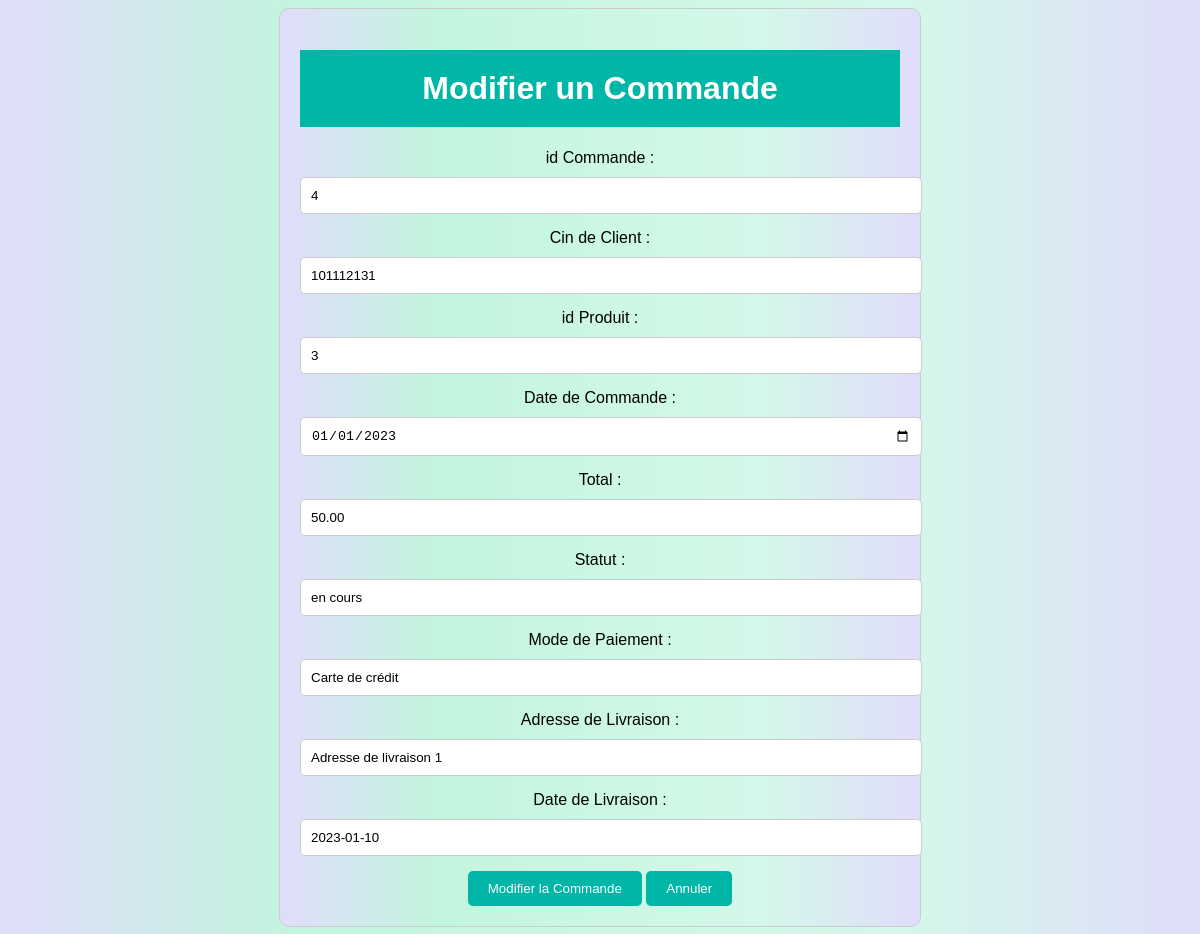
Page /GestionCommande/ModifierCmd.php?idCommande=4 on the committed database.
### tables this page shows
CREATE TABLE IF NOT EXISTS `commande` (
  `idCommande` int(11) NOT NULL auto_increment,
  `CinCli` int(11) default NULL,
  `nomCli` varchar(20) NOT NULL default '',
  `nomProd` varchar(20) NOT NULL default '',
  `idProd` int(11) default NULL,
  `dateCommande` date default NULL,
  `total` decimal(10,2) default NULL,
  `statut` varchar(50) default NULL,
  `modePaiement` varchar(50) default NULL,
  `adresseLivraison` varchar(255) default NULL,
  `dateLivraison` date default NULL,
  PRIMARY KEY  (`idCommande`),
  KEY `CinCli` (`CinCli`),
  KEY `idProd` (`idProd`)
);

### database/config.php (called while the page is built, shortened)
<?php
abstract class Connexion {
function __construct()
{
$this->pdo =new PDO('mysql:host=localhost;dbname=pharmacie','root','');
}
}
?>

### controllers/CommandeController.php (called while the page is built, shortened)
<?php
include_once('../database/config.php');
class CommandeController extends Connexion
{
    function getCommande($id)
    {
        $query = "SELECT * FROM commande WHERE idCommande = ?";
        $res = $this->pdo->prepare($query);
        try {
            $res->execute(array($id));
            $array = $res->fetch();
            return $array;
        } catch (PDOException $e) {
            echo "Erreur lors de la récupération de la commande: " . $e->getMessage();
            return null;
        }
    }
}
?>

### GestionCommande/ModifierCmd.php (the view, shortened to what this page needs)
<?php
require_once('../controllers/CommandeController.php');
$clientCtr=new CommandeController();
$res = $clientCtr->getCommande($_GET['idCommande']);
?>
<!DOCTYPE html>
<html>
<head>
</head>
<body>
    <div class="container">
        <h1>Modifier un Commande</h1>
        <form action="Modifier.php" method="post">
            <label for="cin">id Commande :</label>
            <input type="number" id="cin" name="idCommande"  value="<?php echo$res['idCommande']?>">
            <label for="nom">Cin de Client :</label>
            <input type="text" id="nom" name="CinCli"  value="<?php echo$res['CinCli']?>">
            <label for="prenom">id Produit :</label>
            <input type="text" id="prenom" name="idProd"  value="<?php echo$res['idProd']?>">
            <label for="date_naissance">Date de Commande :</label>
            <input type="date" id="date_naissance" name="dateCommande"  value="<?php echo$res['dateCommande']?>">
            <label for="adresse">Total :</label>
            <input type="text" id="adresse" name="total"  value="<?php echo $res['total']?>">
            <label for="numero_dossier">Statut :</label>
            <input type="text" id="numero_dossier" name="statut"  value="<?php echo$res['statut']?>">
            <label for="modePaiement">Mode de Paiement :</label>
            <input type="text" id="modePaiement" name="modePaiement"  value="<?php echo$res['modePaiement']?>">
            <label for="adresseLivraison">Adresse de Livraison :</label>
            <input type="text" id="adresseLivraison" name="adresseLivraison"  value="<?php echo$res['adresseLivraison']?>">
            <label for="dateLivraison">Date de Livraison :</label>
            <input type="text" id="dateLivraison" name="dateLivraison"  value="<?php echo$res['dateLivraison']?>">
            <input type="submit" value="Modifier la Commande">
            <input type="reset" value="Annuler">
        </form>
    </div>
</body>
</html>

### GestionCommande/ModifierCmd.php (style rules this page uses)
body { font-family: Arial, sans-serif; background-color: #f0f0f0; text-align: center; background-image: linear-gradient( to right, #e0ddfa, #c2f5de, #cbf7e4, #d4f8ea, #e0ddfa ); }
h1 { background-color: #00b6a7; color: #ffffff; padding: 20px; }
.container { max-width: 600px; margin: 0 auto; padding: 20px; background-color: #ffffff; border: 1px solid #ccc; border-radius: 10px; background-image: linear-gradient( to right, #e0ddfa, #c2f5de, #cbf7e4, #d4f8ea, #e0ddfa ); }
label { display: block; margin-bottom: 10px; }
input[type="text"], input[type="date"], input[type="number"], select, textarea { width: 100%; padding: 10px; margin-bottom: 15px; border: 1px solid #ccc; border-radius: 5px; }
input[type="submit"],input[type="reset"] { background-color: #00b6a7; color: #ffffff; padding: 10px 20px; border: none; border-radius: 5px; cursor: pointer; }
input[type="submit"],input[type="submit"]:hover { background-color: #00b6a7; }

### rows in the picture
commande: idCommande "4", CinCli "101112131", idProd "3", dateCommande "01/01/2023", total "50.00", statut "en cours", modePaiement "Carte de crédit", adresseLivraison "Adresse de livraison 1", dateLivraison "2023-01-10"
